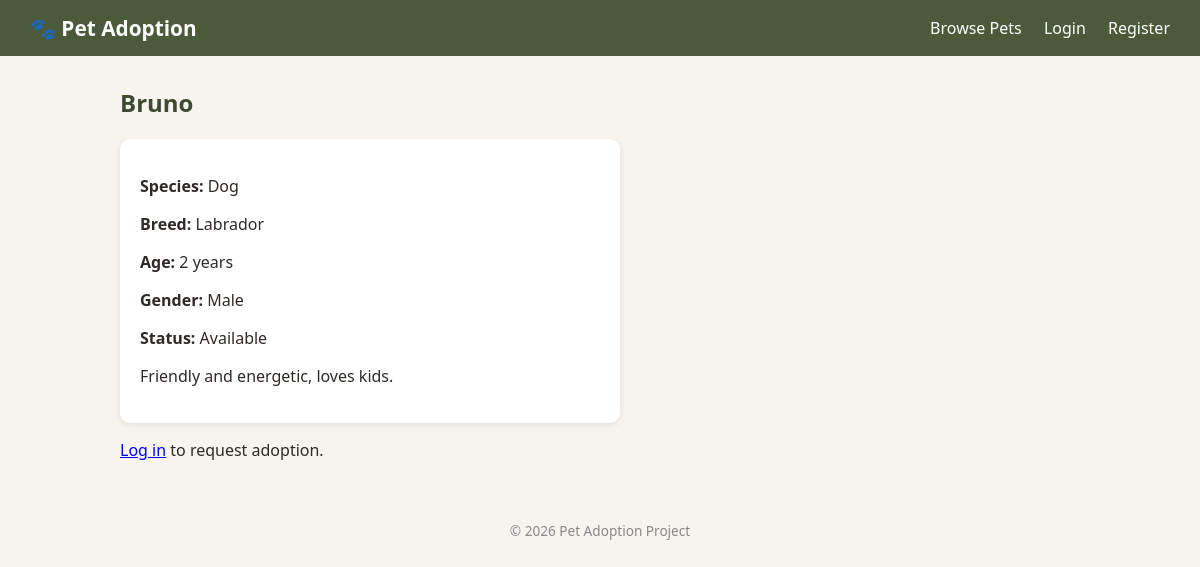
The app's page /pet_details.php?id=1 with its own data.
### tables this page shows
CREATE TABLE IF NOT EXISTS pets (
    pet_id INT AUTO_INCREMENT PRIMARY KEY,
    name VARCHAR(50) NOT NULL,
    species VARCHAR(30) NOT NULL,        
    breed VARCHAR(50),
    age INT,
    gender ENUM('Male', 'Female') NOT NULL,
    description TEXT,
    image VARCHAR(255) DEFAULT 'no-image.jpg',
    status ENUM('available', 'pending', 'adopted') DEFAULT 'available',
    added_by INT,                         
    created_at TIMESTAMP DEFAULT CURRENT_TIMESTAMP,
    FOREIGN KEY (added_by) REFERENCES users(user_id) ON DELETE SET NULL
);

### pet_details.php (the view, shortened to what this page needs)
<?php
require "dbconnect.php";
$pet_id = isset($_GET['id']) ? (int)$_GET['id'] : 0;
$stmt = $conn->prepare("SELECT * FROM pets WHERE pet_id = ?");
$stmt->bind_param("i", $pet_id);
$stmt->execute();
$pet = $stmt->get_result()->fetch_assoc();
require "includes/header.php";
?>
<h2><?= htmlspecialchars($pet['name']) ?></h2>
<div class="pet-detail-card">
    <p><strong>Species:</strong> <?= htmlspecialchars($pet['species']) ?></p>
    <p><strong>Breed:</strong> <?= htmlspecialchars($pet['breed']) ?></p>
    <p><strong>Age:</strong> <?= (int)$pet['age'] ?> years</p>
    <p><strong>Gender:</strong> <?= htmlspecialchars($pet['gender']) ?></p>
    <p><strong>Status:</strong> <?= htmlspecialchars(ucfirst($pet['status'])) ?></p>
    <p><?= htmlspecialchars($pet['description']) ?></p>
</div>
<?php if ($pet['status'] === 'available'): ?>
    <?php if (isset($_SESSION['user_id'])): ?>
        <h3>Request to Adopt</h3>
        <form method="POST" class="form-card">
            <label>Why would you like to adopt <?= htmlspecialchars($pet['name']) ?>?</label>
            <textarea name="message" rows="4" required></textarea>
            <button type="submit">Submit Request</button>
        </form>
    <?php else: ?>
        <p><a href="login.php">Log in</a> to request adoption.</p>
    <?php endif; ?>
<?php else: ?>
    <p>This pet is currently <?= htmlspecialchars($pet['status']) ?> and not accepting new requests.</p>
<?php endif; ?>
<?php require "includes/footer.php"; ?>

### css/style.css (style rules this page uses)
* { box-sizing: border-box; }
body { font-family: "Segoe UI", Arial, sans-serif; margin: 0; background: #f7f4ef; color: #2e2a26; }
h2 { color: #3d4a2e; }
.pet-detail-card { background: #fff; border-radius: 10px; padding: 20px; box-shadow: 0 2px 6px rgba(0,0,0,0.08); max-width: 500px; }

### records on screen
pets: name "Bruno", species "Dog", breed "Labrador", age "2", gender "Male", status "Available", description "Friendly and energetic, loves kids."
